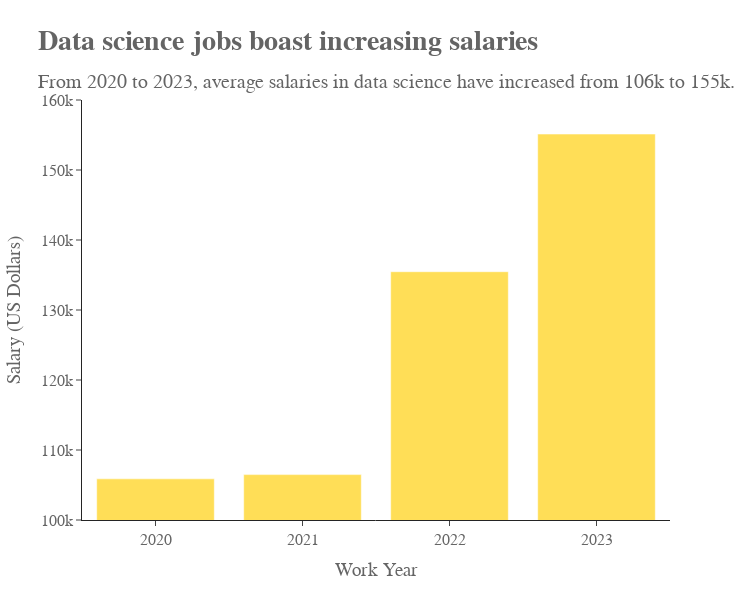

The notebook cell this image was saved under:
### Code cell
fig1 = px.bar(
    df_av_sal_year, 
    x = 'Work Year', 
    y = 'Salary (US Dollars)', 
    title = '<b>Data science jobs boast increasing salaries</b>', 
    subtitle="From 2020 to 2023, average salaries in data science have increased from 106k to 155k.",
    height = 600, 
    width = 750,
    color_discrete_sequence=['#ffde57', '#4584b6'], 
    template='simple_white', 
    range_y = [100000, 160000]
)
fig1.update_layout(
    font_family = 'Bebe Neue', 
    title_font_family = 'Young Serif', 
    title_font_size = 28,
    font_color = '#646464',
    font_size = 16
)
(
fig1.update_xaxes(
    tickvals=[2020, 2021, 2022, 2023]
)
)

### Figure 1 — Plotly figure (JSON) as saved in the notebook; plotly's stock layout.template omitted (floating-point values rounded to 4 significant figures)
{"data": [{"hovertemplate": "Work Year=%{x}<br>Salary (US Dollars)=%{y}<extra></extra>", "legendgroup": "", "marker": {"color": "#ffde57", "pattern": {"shape": ""}}, "name": "", "orientation": "v", "showlegend": false, "textposition": "auto", "type": "bar", "x": [2020, 2021, 2022, 2023], "xaxis": "x", "y": [105900.0, 106500.0, 135500.0, 155100.0], "yaxis": "y"}], "layout": {"barmode": "relative", "font": {"color": "#646464", "family": "Bebe Neue", "size": 16}, "height": 600, "legend": {"tracegroupgap": 0}, "title": {"font": {"family": "Young Serif", "size": 28}, "subtitle": {"text": "From 2020 to 2023, average salaries in data science have increased from 106k to 155k."}, "text": "<b>Data science jobs boast increasing salaries</b>"}, "width": 750, "xaxis": {"anchor": "y", "domain": [0, 1], "tickvals": [2020, 2021, 2022, 2023], "title": {"text": "Work Year"}}, "yaxis": {"anchor": "x", "domain": [0, 1], "range": [100000, 160000], "title": {"text": "Salary (US Dollars)"}}}}
